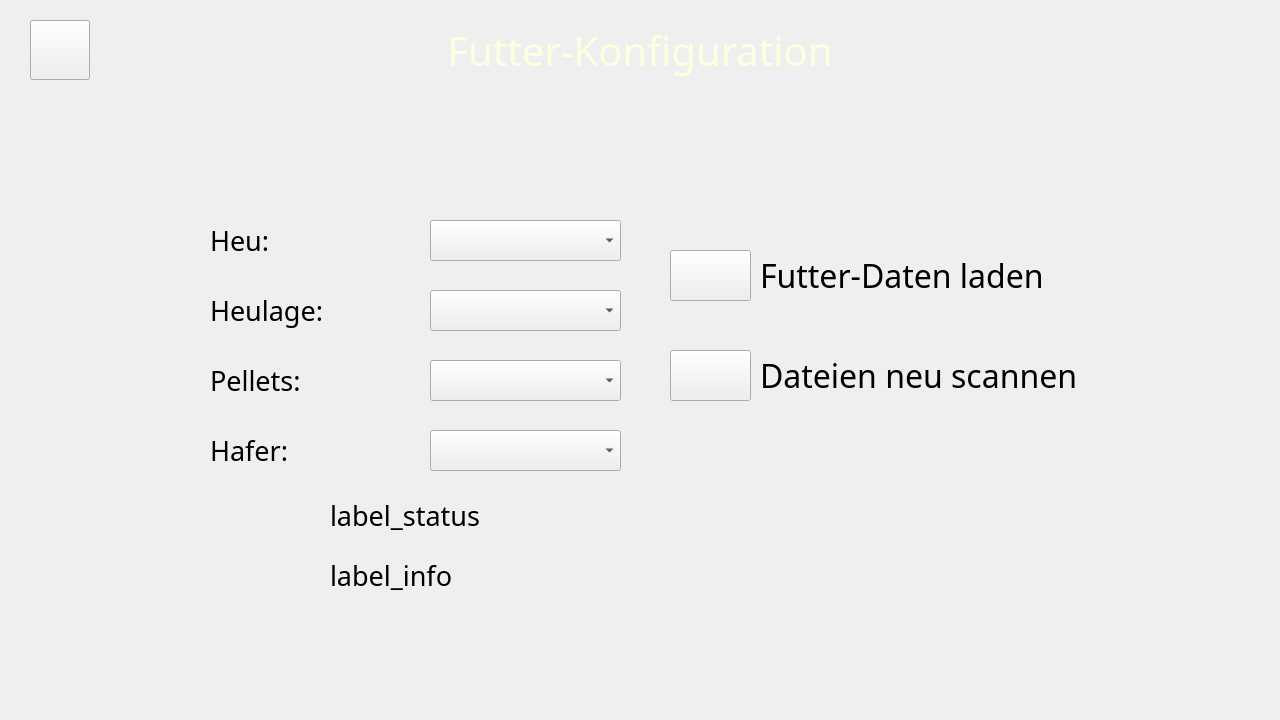
<?xml version="1.0" encoding="UTF-8"?>
<ui version="4.0">
 <class>einstellungen_seite</class>
 <widget class="QWidget" name="einstellungen_seite">
  <property name="geometry">
   <rect>
    <x>0</x>
    <y>0</y>
    <width>1280</width>
    <height>720</height>
   </rect>
  </property>
  <property name="sizePolicy">
   <sizepolicy hsizetype="Fixed" vsizetype="Fixed">
    <horstretch>0</horstretch>
    <verstretch>0</verstretch>
   </sizepolicy>
  </property>
  <property name="minimumSize">
   <size>
    <width>1024</width>
    <height>600</height>
   </size>
  </property>
  <property name="maximumSize">
   <size>
    <width>1280</width>
    <height>720</height>
   </size>
  </property>
  <property name="font">
   <font>
    <family>System-ui</family>
   </font>
  </property>
  <property name="windowTitle">
   <string notr="true">Heu-Fütterung</string>
  </property>
  <property name="autoFillBackground">
   <bool>false</bool>
  </property>
  <property name="styleSheet">
   <string notr="true"></string>
  </property>
  <widget class="QLabel" name="label_titel">
   <property name="geometry">
    <rect>
     <x>0</x>
     <y>0</y>
     <width>1280</width>
     <height>100</height>
    </rect>
   </property>
   <property name="sizePolicy">
    <sizepolicy hsizetype="Fixed" vsizetype="Fixed">
     <horstretch>0</horstretch>
     <verstretch>0</verstretch>
    </sizepolicy>
   </property>
   <property name="minimumSize">
    <size>
     <width>1024</width>
     <height>60</height>
    </size>
   </property>
   <property name="maximumSize">
    <size>
     <width>1280</width>
     <height>100</height>
    </size>
   </property>
   <property name="font">
    <font>
     <family>Droid Sans Fallback</family>
     <pointsize>30</pointsize>
     <weight>50</weight>
     <bold>false</bold>
    </font>
   </property>
   <property name="statusTip">
    <string/>
   </property>
   <property name="styleSheet">
    <string notr="true">
color: #fdffe0;
</string>
   </property>
   <property name="text">
    <string>Futter-Konfiguration</string>
   </property>
   <property name="textFormat">
    <enum>Qt::PlainText</enum>
   </property>
   <property name="alignment">
    <set>Qt::AlignCenter</set>
   </property>
  </widget>
  <widget class="QPushButton" name="btn_aktualisieren">
   <property name="geometry">
    <rect>
     <x>670</x>
     <y>350</y>
     <width>81</width>
     <height>51</height>
    </rect>
   </property>
   <property name="styleSheet">
    <string notr="true">QPushButton {
    
    color: #ffffff;
}</string>
   </property>
   <property name="text">
    <string/>
   </property>
   <property name="iconSize">
    <size>
     <width>50</width>
     <height>50</height>
    </size>
   </property>
   <property name="default">
    <bool>false</bool>
   </property>
   <property name="flat">
    <bool>false</bool>
   </property>
  </widget>
  <widget class="QPushButton" name="btn_back">
   <property name="geometry">
    <rect>
     <x>30</x>
     <y>20</y>
     <width>60</width>
     <height>60</height>
    </rect>
   </property>
   <property name="styleSheet">
    <string notr="true"></string>
   </property>
   <property name="text">
    <string/>
   </property>
   <property name="icon">
    <iconset resource="../../Futterwagen_2/views/icons/icons.qrc">
     <normaloff>:/icons/Back.png</normaloff>:/icons/Back.png</iconset>
   </property>
   <property name="iconSize">
    <size>
     <width>30</width>
     <height>30</height>
    </size>
   </property>
  </widget>
  <widget class="QPushButton" name="btn_laden">
   <property name="geometry">
    <rect>
     <x>670</x>
     <y>250</y>
     <width>81</width>
     <height>51</height>
    </rect>
   </property>
   <property name="styleSheet">
    <string notr="true">QPushButton {
    
    color: #ffffff;
}</string>
   </property>
   <property name="text">
    <string/>
   </property>
   <property name="iconSize">
    <size>
     <width>50</width>
     <height>50</height>
    </size>
   </property>
   <property name="default">
    <bool>false</bool>
   </property>
   <property name="flat">
    <bool>false</bool>
   </property>
  </widget>
  <widget class="QLabel" name="label_heu">
   <property name="geometry">
    <rect>
     <x>210</x>
     <y>210</y>
     <width>171</width>
     <height>61</height>
    </rect>
   </property>
   <property name="sizePolicy">
    <sizepolicy hsizetype="Fixed" vsizetype="Fixed">
     <horstretch>5</horstretch>
     <verstretch>0</verstretch>
    </sizepolicy>
   </property>
   <property name="minimumSize">
    <size>
     <width>0</width>
     <height>0</height>
    </size>
   </property>
   <property name="maximumSize">
    <size>
     <width>600</width>
     <height>70</height>
    </size>
   </property>
   <property name="font">
    <font>
     <family>Droid Sans Fallback</family>
     <pointsize>20</pointsize>
    </font>
   </property>
   <property name="styleSheet">
    <string notr="true">QLabel {
    background-color: transparent;
}</string>
   </property>
   <property name="text">
    <string notr="true">Heu:</string>
   </property>
  </widget>
  <widget class="QLabel" name="txt_daten_scannen">
   <property name="geometry">
    <rect>
     <x>760</x>
     <y>340</y>
     <width>600</width>
     <height>70</height>
    </rect>
   </property>
   <property name="sizePolicy">
    <sizepolicy hsizetype="Preferred" vsizetype="Preferred">
     <horstretch>0</horstretch>
     <verstretch>0</verstretch>
    </sizepolicy>
   </property>
   <property name="minimumSize">
    <size>
     <width>600</width>
     <height>70</height>
    </size>
   </property>
   <property name="maximumSize">
    <size>
     <width>600</width>
     <height>70</height>
    </size>
   </property>
   <property name="font">
    <font>
     <family>Droid Sans Fallback</family>
     <pointsize>24</pointsize>
    </font>
   </property>
   <property name="styleSheet">
    <string notr="true">QLabel {
    background-color: transparent;
}</string>
   </property>
   <property name="text">
    <string>Dateien neu scannen</string>
   </property>
  </widget>
  <widget class="QLabel" name="txt_laden">
   <property name="geometry">
    <rect>
     <x>760</x>
     <y>240</y>
     <width>600</width>
     <height>70</height>
    </rect>
   </property>
   <property name="sizePolicy">
    <sizepolicy hsizetype="Fixed" vsizetype="Fixed">
     <horstretch>5</horstretch>
     <verstretch>0</verstretch>
    </sizepolicy>
   </property>
   <property name="minimumSize">
    <size>
     <width>600</width>
     <height>70</height>
    </size>
   </property>
   <property name="maximumSize">
    <size>
     <width>600</width>
     <height>70</height>
    </size>
   </property>
   <property name="font">
    <font>
     <family>Droid Sans Fallback</family>
     <pointsize>24</pointsize>
    </font>
   </property>
   <property name="styleSheet">
    <string notr="true">QLabel {
    background-color: transparent;
}</string>
   </property>
   <property name="text">
    <string>Futter-Daten laden</string>
   </property>
  </widget>
  <widget class="QLabel" name="label_heulage">
   <property name="geometry">
    <rect>
     <x>210</x>
     <y>280</y>
     <width>171</width>
     <height>61</height>
    </rect>
   </property>
   <property name="sizePolicy">
    <sizepolicy hsizetype="Fixed" vsizetype="Fixed">
     <horstretch>5</horstretch>
     <verstretch>0</verstretch>
    </sizepolicy>
   </property>
   <property name="minimumSize">
    <size>
     <width>0</width>
     <height>0</height>
    </size>
   </property>
   <property name="maximumSize">
    <size>
     <width>600</width>
     <height>70</height>
    </size>
   </property>
   <property name="font">
    <font>
     <family>Droid Sans Fallback</family>
     <pointsize>20</pointsize>
    </font>
   </property>
   <property name="styleSheet">
    <string notr="true">QLabel {
    background-color: transparent;
}</string>
   </property>
   <property name="text">
    <string notr="true">Heulage:</string>
   </property>
  </widget>
  <widget class="QLabel" name="label_hafer">
   <property name="geometry">
    <rect>
     <x>210</x>
     <y>420</y>
     <width>171</width>
     <height>61</height>
    </rect>
   </property>
   <property name="sizePolicy">
    <sizepolicy hsizetype="Fixed" vsizetype="Fixed">
     <horstretch>5</horstretch>
     <verstretch>0</verstretch>
    </sizepolicy>
   </property>
   <property name="minimumSize">
    <size>
     <width>0</width>
     <height>0</height>
    </size>
   </property>
   <property name="maximumSize">
    <size>
     <width>600</width>
     <height>70</height>
    </size>
   </property>
   <property name="font">
    <font>
     <family>Droid Sans Fallback</family>
     <pointsize>20</pointsize>
    </font>
   </property>
   <property name="styleSheet">
    <string notr="true">QLabel {
    background-color: transparent;
}</string>
   </property>
   <property name="text">
    <string notr="true">Hafer:</string>
   </property>
  </widget>
  <widget class="QLabel" name="label_pellets">
   <property name="geometry">
    <rect>
     <x>210</x>
     <y>350</y>
     <width>171</width>
     <height>61</height>
    </rect>
   </property>
   <property name="sizePolicy">
    <sizepolicy hsizetype="Fixed" vsizetype="Fixed">
     <horstretch>5</horstretch>
     <verstretch>0</verstretch>
    </sizepolicy>
   </property>
   <property name="minimumSize">
    <size>
     <width>0</width>
     <height>0</height>
    </size>
   </property>
   <property name="maximumSize">
    <size>
     <width>600</width>
     <height>70</height>
    </size>
   </property>
   <property name="font">
    <font>
     <family>Droid Sans Fallback</family>
     <pointsize>20</pointsize>
    </font>
   </property>
   <property name="styleSheet">
    <string notr="true">QLabel {
    background-color: transparent;
}</string>
   </property>
   <property name="text">
    <string notr="true">Pellets:</string>
   </property>
  </widget>
  <widget class="QLabel" name="label_status">
   <property name="geometry">
    <rect>
     <x>330</x>
     <y>490</y>
     <width>381</width>
     <height>51</height>
    </rect>
   </property>
   <property name="sizePolicy">
    <sizepolicy hsizetype="Fixed" vsizetype="Fixed">
     <horstretch>5</horstretch>
     <verstretch>0</verstretch>
    </sizepolicy>
   </property>
   <property name="minimumSize">
    <size>
     <width>0</width>
     <height>0</height>
    </size>
   </property>
   <property name="maximumSize">
    <size>
     <width>600</width>
     <height>70</height>
    </size>
   </property>
   <property name="font">
    <font>
     <family>Droid Sans Fallback</family>
     <pointsize>20</pointsize>
    </font>
   </property>
   <property name="styleSheet">
    <string notr="true">QLabel {
    background-color: transparent;
}</string>
   </property>
   <property name="text">
    <string notr="true">label_status</string>
   </property>
  </widget>
  <widget class="QLabel" name="label_info">
   <property name="geometry">
    <rect>
     <x>330</x>
     <y>550</y>
     <width>381</width>
     <height>51</height>
    </rect>
   </property>
   <property name="sizePolicy">
    <sizepolicy hsizetype="Fixed" vsizetype="Fixed">
     <horstretch>5</horstretch>
     <verstretch>0</verstretch>
    </sizepolicy>
   </property>
   <property name="minimumSize">
    <size>
     <width>0</width>
     <height>0</height>
    </size>
   </property>
   <property name="maximumSize">
    <size>
     <width>600</width>
     <height>70</height>
    </size>
   </property>
   <property name="font">
    <font>
     <family>Droid Sans Fallback</family>
     <pointsize>20</pointsize>
    </font>
   </property>
   <property name="styleSheet">
    <string notr="true">QLabel {
    background-color: transparent;
}</string>
   </property>
   <property name="text">
    <string notr="true">label_info</string>
   </property>
  </widget>
  <widget class="QComboBox" name="combo_heu">
   <property name="geometry">
    <rect>
     <x>430</x>
     <y>220</y>
     <width>191</width>
     <height>41</height>
    </rect>
   </property>
  </widget>
  <widget class="QComboBox" name="combo_heulage">
   <property name="geometry">
    <rect>
     <x>430</x>
     <y>290</y>
     <width>191</width>
     <height>41</height>
    </rect>
   </property>
  </widget>
  <widget class="QComboBox" name="combo_pellets">
   <property name="geometry">
    <rect>
     <x>430</x>
     <y>360</y>
     <width>191</width>
     <height>41</height>
    </rect>
   </property>
  </widget>
  <widget class="QComboBox" name="combo_hafer">
   <property name="geometry">
    <rect>
     <x>430</x>
     <y>430</y>
     <width>191</width>
     <height>41</height>
    </rect>
   </property>
  </widget>
 </widget>
 <resources>
  <include location="../../Futterwagen_2/views/icons/icons.qrc"/>
 </resources>
 <connections/>
</ui>
